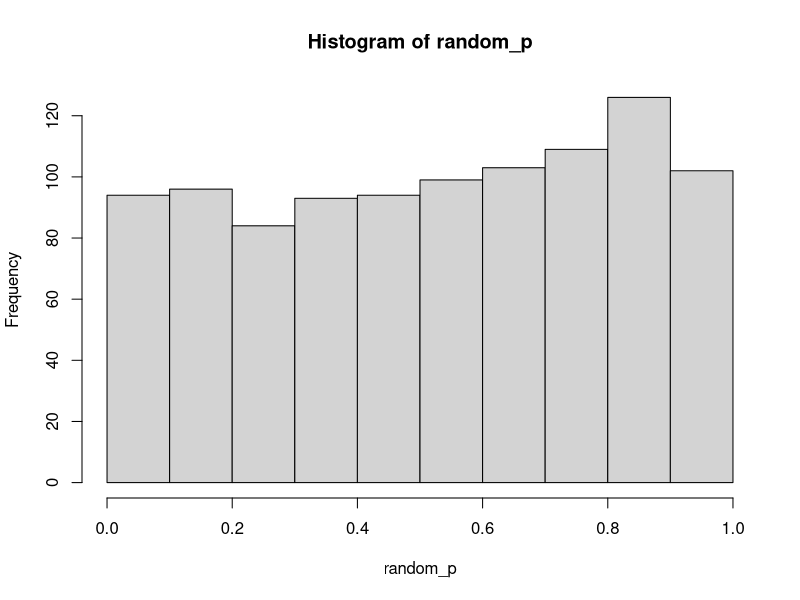

Here is the R script that generated this plot:
#########################
# Permutation example   #
#########################

# create data
set.seed(19)

dist1 <- rnorm(10, -1, 1)
dist2 <- rnorm(10, 1, 1)

# calculate p-value
t.test(dist1, dist2)

# create empty vector for randomization
random_p <- c()

# randomize data - many ways this can be achieved, this is just one way
for(i in 1:1000) {
    # create vector of all data from both distributions
    all_data <- c(dist1, dist2)
    
    # select 10 random observations for new dist1
    random_dist1 <- sample(all_data, 10)
    
    # remaining 10 observations for new dist2
    random_dist2 <- all_data[!all_data %in% random_dist1]
    
    # calculate ttest with randomized data and get p-value
    random_p <- c(random_p, t.test(random_dist1, random_dist2)$p.value)
}

# look at distribution of random_p
head(random_p)
summary(random_p)
hist(random_p)

# choose new thresh so that 5% are significant by chance
thresh <- quantile(random_p, 0.05)
thresh

# is our value significant?
t.test(dist1, dist2)$p.value < thresh
